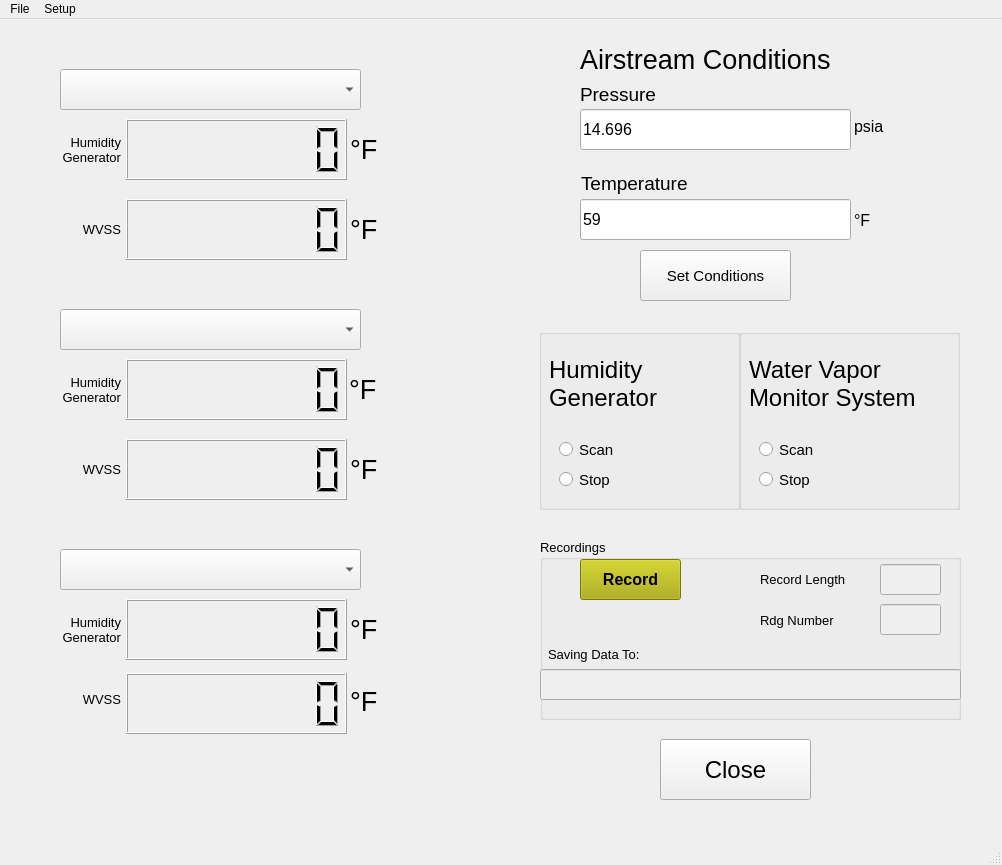
<?xml version="1.0" encoding="UTF-8"?>
<ui version="4.0">
 <class>MainWindow</class>
 <widget class="QMainWindow" name="MainWindow">
  <property name="geometry">
   <rect>
    <x>0</x>
    <y>0</y>
    <width>1002</width>
    <height>865</height>
   </rect>
  </property>
  <property name="windowTitle">
   <string>Humidity Cart Calibration</string>
  </property>
  <property name="toolTip">
   <string/>
  </property>
  <property name="styleSheet">
   <string notr="true"/>
  </property>
  <widget class="QWidget" name="centralwidget">
   <widget class="QLCDNumber" name="HumGenLCD1">
    <property name="geometry">
     <rect>
      <x>126</x>
      <y>100</y>
      <width>221</width>
      <height>61</height>
     </rect>
    </property>
    <property name="smallDecimalPoint">
     <bool>false</bool>
    </property>
    <property name="digitCount">
     <number>8</number>
    </property>
    <property name="segmentStyle">
     <enum>QLCDNumber::Filled</enum>
    </property>
    <property name="intValue" stdset="0">
     <number>0</number>
    </property>
   </widget>
   <widget class="QLabel" name="HumGenUnits1">
    <property name="geometry">
     <rect>
      <x>350</x>
      <y>90</y>
      <width>171</width>
      <height>81</height>
     </rect>
    </property>
    <property name="font">
     <font>
      <family>Arial</family>
      <pointsize>20</pointsize>
     </font>
    </property>
    <property name="text">
     <string>°F</string>
    </property>
   </widget>
   <widget class="QLabel" name="HumGenUnits2">
    <property name="geometry">
     <rect>
      <x>349</x>
      <y>330</y>
      <width>181</width>
      <height>81</height>
     </rect>
    </property>
    <property name="font">
     <font>
      <family>Arial</family>
      <pointsize>20</pointsize>
     </font>
    </property>
    <property name="text">
     <string>°F</string>
    </property>
   </widget>
   <widget class="QLCDNumber" name="HumGenLCD2">
    <property name="geometry">
     <rect>
      <x>126</x>
      <y>340</y>
      <width>221</width>
      <height>61</height>
     </rect>
    </property>
    <property name="digitCount">
     <number>8</number>
    </property>
   </widget>
   <widget class="QComboBox" name="HumGenDDbox1">
    <property name="geometry">
     <rect>
      <x>60</x>
      <y>50</y>
      <width>301</width>
      <height>41</height>
     </rect>
    </property>
   </widget>
   <widget class="QComboBox" name="HumGenDDbox2">
    <property name="geometry">
     <rect>
      <x>60</x>
      <y>290</y>
      <width>301</width>
      <height>41</height>
     </rect>
    </property>
   </widget>
   <widget class="QLabel" name="HumGenUnits3">
    <property name="geometry">
     <rect>
      <x>350</x>
      <y>570</y>
      <width>181</width>
      <height>81</height>
     </rect>
    </property>
    <property name="font">
     <font>
      <family>Arial</family>
      <pointsize>20</pointsize>
     </font>
    </property>
    <property name="text">
     <string>°F</string>
    </property>
   </widget>
   <widget class="QLCDNumber" name="HumGenLCD3">
    <property name="geometry">
     <rect>
      <x>126</x>
      <y>580</y>
      <width>221</width>
      <height>61</height>
     </rect>
    </property>
    <property name="digitCount">
     <number>8</number>
    </property>
   </widget>
   <widget class="QComboBox" name="HumGenDDbox3">
    <property name="geometry">
     <rect>
      <x>60</x>
      <y>530</y>
      <width>301</width>
      <height>41</height>
     </rect>
    </property>
   </widget>
   <widget class="QLineEdit" name="PressureEdit">
    <property name="geometry">
     <rect>
      <x>580</x>
      <y>90</y>
      <width>271</width>
      <height>41</height>
     </rect>
    </property>
    <property name="font">
     <font>
      <pointsize>12</pointsize>
     </font>
    </property>
    <property name="text">
     <string>14.696</string>
    </property>
   </widget>
   <widget class="QLineEdit" name="TemperatureEdit">
    <property name="geometry">
     <rect>
      <x>580</x>
      <y>180</y>
      <width>271</width>
      <height>41</height>
     </rect>
    </property>
    <property name="font">
     <font>
      <pointsize>12</pointsize>
     </font>
    </property>
    <property name="text">
     <string>59</string>
    </property>
   </widget>
   <widget class="QLabel" name="PressureLabel">
    <property name="geometry">
     <rect>
      <x>580</x>
      <y>65</y>
      <width>211</width>
      <height>21</height>
     </rect>
    </property>
    <property name="font">
     <font>
      <pointsize>14</pointsize>
      <weight>50</weight>
      <bold>false</bold>
     </font>
    </property>
    <property name="text">
     <string>Pressure</string>
    </property>
   </widget>
   <widget class="QLabel" name="TemperatureLabel">
    <property name="geometry">
     <rect>
      <x>581</x>
      <y>149</y>
      <width>211</width>
      <height>31</height>
     </rect>
    </property>
    <property name="font">
     <font>
      <pointsize>14</pointsize>
     </font>
    </property>
    <property name="text">
     <string>Temperature</string>
    </property>
   </widget>
   <widget class="QLabel" name="PressureUnitLabel">
    <property name="geometry">
     <rect>
      <x>854</x>
      <y>82</y>
      <width>71</width>
      <height>51</height>
     </rect>
    </property>
    <property name="font">
     <font>
      <pointsize>12</pointsize>
     </font>
    </property>
    <property name="text">
     <string>psia</string>
    </property>
   </widget>
   <widget class="QLabel" name="TemperatureUnitLabel">
    <property name="geometry">
     <rect>
      <x>854</x>
      <y>176</y>
      <width>51</width>
      <height>51</height>
     </rect>
    </property>
    <property name="font">
     <font>
      <pointsize>12</pointsize>
     </font>
    </property>
    <property name="text">
     <string>°F</string>
    </property>
   </widget>
   <widget class="QPushButton" name="SetConditionsButton">
    <property name="geometry">
     <rect>
      <x>640</x>
      <y>231</y>
      <width>151</width>
      <height>51</height>
     </rect>
    </property>
    <property name="font">
     <font>
      <pointsize>11</pointsize>
     </font>
    </property>
    <property name="toolTip">
     <string/>
    </property>
    <property name="text">
     <string>Set Conditions</string>
    </property>
   </widget>
   <widget class="QPushButton" name="CloseButton">
    <property name="geometry">
     <rect>
      <x>660</x>
      <y>720</y>
      <width>151</width>
      <height>61</height>
     </rect>
    </property>
    <property name="font">
     <font>
      <pointsize>18</pointsize>
     </font>
    </property>
    <property name="text">
     <string>Close</string>
    </property>
   </widget>
   <widget class="QLabel" name="lcLabel1">
    <property name="geometry">
     <rect>
      <x>10</x>
      <y>110</y>
      <width>111</width>
      <height>41</height>
     </rect>
    </property>
    <property name="font">
     <font>
      <pointsize>10</pointsize>
     </font>
    </property>
    <property name="text">
     <string>Humidity Generator</string>
    </property>
    <property name="alignment">
     <set>Qt::AlignRight|Qt::AlignTrailing|Qt::AlignVCenter</set>
    </property>
    <property name="wordWrap">
     <bool>true</bool>
    </property>
   </widget>
   <widget class="QLabel" name="lcLabel2">
    <property name="geometry">
     <rect>
      <x>10</x>
      <y>350</y>
      <width>111</width>
      <height>41</height>
     </rect>
    </property>
    <property name="font">
     <font>
      <pointsize>10</pointsize>
     </font>
    </property>
    <property name="text">
     <string>Humidity Generator</string>
    </property>
    <property name="alignment">
     <set>Qt::AlignRight|Qt::AlignTrailing|Qt::AlignVCenter</set>
    </property>
    <property name="wordWrap">
     <bool>true</bool>
    </property>
   </widget>
   <widget class="QLabel" name="lcLabel3">
    <property name="geometry">
     <rect>
      <x>10</x>
      <y>590</y>
      <width>111</width>
      <height>41</height>
     </rect>
    </property>
    <property name="font">
     <font>
      <pointsize>10</pointsize>
     </font>
    </property>
    <property name="text">
     <string>Humidity Generator</string>
    </property>
    <property name="alignment">
     <set>Qt::AlignRight|Qt::AlignTrailing|Qt::AlignVCenter</set>
    </property>
    <property name="wordWrap">
     <bool>true</bool>
    </property>
   </widget>
   <widget class="QLabel" name="AirCondLabel">
    <property name="geometry">
     <rect>
      <x>580</x>
      <y>20</y>
      <width>371</width>
      <height>41</height>
     </rect>
    </property>
    <property name="font">
     <font>
      <pointsize>20</pointsize>
      <underline>false</underline>
     </font>
    </property>
    <property name="text">
     <string>Airstream Conditions</string>
    </property>
    <property name="textFormat">
     <enum>Qt::AutoText</enum>
    </property>
   </widget>
   <widget class="QGroupBox" name="LiCorGroupBox">
    <property name="geometry">
     <rect>
      <x>539</x>
      <y>310</y>
      <width>201</width>
      <height>181</height>
     </rect>
    </property>
    <property name="title">
     <string/>
    </property>
    <widget class="QRadioButton" name="StopButton">
     <property name="geometry">
      <rect>
       <x>20</x>
       <y>140</y>
       <width>99</width>
       <height>21</height>
      </rect>
     </property>
     <property name="font">
      <font>
       <pointsize>11</pointsize>
      </font>
     </property>
     <property name="toolTip">
      <string/>
     </property>
     <property name="toolTipDuration">
      <number>-1</number>
     </property>
     <property name="text">
      <string>Stop</string>
     </property>
     <property name="autoExclusive">
      <bool>true</bool>
     </property>
    </widget>
    <widget class="QRadioButton" name="StartButton">
     <property name="geometry">
      <rect>
       <x>20</x>
       <y>110</y>
       <width>99</width>
       <height>21</height>
      </rect>
     </property>
     <property name="font">
      <font>
       <pointsize>11</pointsize>
      </font>
     </property>
     <property name="toolTip">
      <string/>
     </property>
     <property name="toolTipDuration">
      <number>-1</number>
     </property>
     <property name="statusTip">
      <string/>
     </property>
     <property name="text">
      <string>Scan</string>
     </property>
    </widget>
    <widget class="QLabel" name="HumGenLabel">
     <property name="geometry">
      <rect>
       <x>10</x>
       <y>4</y>
       <width>141</width>
       <height>101</height>
      </rect>
     </property>
     <property name="font">
      <font>
       <pointsize>18</pointsize>
       <underline>false</underline>
      </font>
     </property>
     <property name="toolTip">
      <string/>
     </property>
     <property name="toolTipDuration">
      <number>-1</number>
     </property>
     <property name="text">
      <string>Humidity Generator</string>
     </property>
     <property name="textFormat">
      <enum>Qt::AutoText</enum>
     </property>
     <property name="wordWrap">
      <bool>true</bool>
     </property>
    </widget>
   </widget>
   <widget class="QGroupBox" name="WVSSgroupBox">
    <property name="geometry">
     <rect>
      <x>739</x>
      <y>310</y>
      <width>221</width>
      <height>181</height>
     </rect>
    </property>
    <property name="title">
     <string/>
    </property>
    <widget class="QRadioButton" name="WVSSstartButton">
     <property name="geometry">
      <rect>
       <x>20</x>
       <y>110</y>
       <width>82</width>
       <height>21</height>
      </rect>
     </property>
     <property name="font">
      <font>
       <pointsize>11</pointsize>
      </font>
     </property>
     <property name="toolTip">
      <string/>
     </property>
     <property name="toolTipDuration">
      <number>-1</number>
     </property>
     <property name="text">
      <string>Scan</string>
     </property>
    </widget>
    <widget class="QRadioButton" name="WVSSstopButton">
     <property name="geometry">
      <rect>
       <x>20</x>
       <y>140</y>
       <width>82</width>
       <height>21</height>
      </rect>
     </property>
     <property name="font">
      <font>
       <pointsize>11</pointsize>
      </font>
     </property>
     <property name="toolTip">
      <string/>
     </property>
     <property name="toolTipDuration">
      <number>-1</number>
     </property>
     <property name="text">
      <string>Stop</string>
     </property>
    </widget>
    <widget class="QLabel" name="WVSSLabel">
     <property name="geometry">
      <rect>
       <x>10</x>
       <y>4</y>
       <width>211</width>
       <height>101</height>
      </rect>
     </property>
     <property name="font">
      <font>
       <pointsize>18</pointsize>
       <underline>false</underline>
      </font>
     </property>
     <property name="text">
      <string>Water Vapor Monitor System</string>
     </property>
     <property name="textFormat">
      <enum>Qt::AutoText</enum>
     </property>
     <property name="wordWrap">
      <bool>true</bool>
     </property>
    </widget>
   </widget>
   <widget class="QLabel" name="ssLabel1">
    <property name="geometry">
     <rect>
      <x>10</x>
      <y>190</y>
      <width>111</width>
      <height>41</height>
     </rect>
    </property>
    <property name="font">
     <font>
      <pointsize>10</pointsize>
     </font>
    </property>
    <property name="text">
     <string>WVSS</string>
    </property>
    <property name="alignment">
     <set>Qt::AlignRight|Qt::AlignTrailing|Qt::AlignVCenter</set>
    </property>
   </widget>
   <widget class="QLabel" name="ssLabel2">
    <property name="geometry">
     <rect>
      <x>10</x>
      <y>430</y>
      <width>111</width>
      <height>41</height>
     </rect>
    </property>
    <property name="font">
     <font>
      <pointsize>10</pointsize>
     </font>
    </property>
    <property name="text">
     <string>WVSS</string>
    </property>
    <property name="alignment">
     <set>Qt::AlignRight|Qt::AlignTrailing|Qt::AlignVCenter</set>
    </property>
   </widget>
   <widget class="QLabel" name="ssLabel3">
    <property name="geometry">
     <rect>
      <x>10</x>
      <y>660</y>
      <width>111</width>
      <height>41</height>
     </rect>
    </property>
    <property name="font">
     <font>
      <pointsize>10</pointsize>
     </font>
    </property>
    <property name="text">
     <string>WVSS</string>
    </property>
    <property name="alignment">
     <set>Qt::AlignRight|Qt::AlignTrailing|Qt::AlignVCenter</set>
    </property>
   </widget>
   <widget class="QLCDNumber" name="WVSSLCD1">
    <property name="geometry">
     <rect>
      <x>126</x>
      <y>180</y>
      <width>221</width>
      <height>61</height>
     </rect>
    </property>
    <property name="smallDecimalPoint">
     <bool>false</bool>
    </property>
    <property name="digitCount">
     <number>8</number>
    </property>
    <property name="segmentStyle">
     <enum>QLCDNumber::Filled</enum>
    </property>
    <property name="intValue" stdset="0">
     <number>0</number>
    </property>
   </widget>
   <widget class="QLCDNumber" name="WVSSLCD2">
    <property name="geometry">
     <rect>
      <x>126</x>
      <y>420</y>
      <width>221</width>
      <height>61</height>
     </rect>
    </property>
    <property name="smallDecimalPoint">
     <bool>false</bool>
    </property>
    <property name="digitCount">
     <number>8</number>
    </property>
    <property name="segmentStyle">
     <enum>QLCDNumber::Filled</enum>
    </property>
    <property name="intValue" stdset="0">
     <number>0</number>
    </property>
   </widget>
   <widget class="QLCDNumber" name="WVSSLCD3">
    <property name="geometry">
     <rect>
      <x>126</x>
      <y>654</y>
      <width>221</width>
      <height>61</height>
     </rect>
    </property>
    <property name="smallDecimalPoint">
     <bool>false</bool>
    </property>
    <property name="digitCount">
     <number>8</number>
    </property>
    <property name="segmentStyle">
     <enum>QLCDNumber::Filled</enum>
    </property>
    <property name="intValue" stdset="0">
     <number>0</number>
    </property>
   </widget>
   <widget class="QLabel" name="WVSSUnits1">
    <property name="geometry">
     <rect>
      <x>350</x>
      <y>170</y>
      <width>171</width>
      <height>81</height>
     </rect>
    </property>
    <property name="font">
     <font>
      <family>Arial</family>
      <pointsize>20</pointsize>
     </font>
    </property>
    <property name="text">
     <string>°F</string>
    </property>
   </widget>
   <widget class="QLabel" name="WVSSUnits2">
    <property name="geometry">
     <rect>
      <x>350</x>
      <y>410</y>
      <width>181</width>
      <height>81</height>
     </rect>
    </property>
    <property name="font">
     <font>
      <family>Arial</family>
      <pointsize>20</pointsize>
     </font>
    </property>
    <property name="text">
     <string>°F</string>
    </property>
   </widget>
   <widget class="QLabel" name="WVSSUnits3">
    <property name="geometry">
     <rect>
      <x>350</x>
      <y>642</y>
      <width>181</width>
      <height>81</height>
     </rect>
    </property>
    <property name="font">
     <font>
      <family>Arial</family>
      <pointsize>20</pointsize>
     </font>
    </property>
    <property name="text">
     <string>°F</string>
    </property>
   </widget>
   <widget class="QGroupBox" name="groupBox">
    <property name="geometry">
     <rect>
      <x>540</x>
      <y>520</y>
      <width>421</width>
      <height>181</height>
     </rect>
    </property>
    <property name="font">
     <font>
      <pointsize>10</pointsize>
     </font>
    </property>
    <property name="title">
     <string>Recordings</string>
    </property>
    <widget class="QPushButton" name="recordButton">
     <property name="geometry">
      <rect>
       <x>40</x>
       <y>20</y>
       <width>101</width>
       <height>41</height>
      </rect>
     </property>
     <property name="palette">
      <palette>
       <active>
        <colorrole role="WindowText">
         <brush brushstyle="SolidPattern">
          <color alpha="255">
           <red>0</red>
           <green>0</green>
           <blue>0</blue>
          </color>
         </brush>
        </colorrole>
        <colorrole role="Button">
         <brush brushstyle="SolidPattern">
          <color alpha="255">
           <red>170</red>
           <green>170</green>
           <blue>0</blue>
          </color>
         </brush>
        </colorrole>
        <colorrole role="Light">
         <brush brushstyle="SolidPattern">
          <color alpha="255">
           <red>255</red>
           <green>255</green>
           <blue>0</blue>
          </color>
         </brush>
        </colorrole>
        <colorrole role="Midlight">
         <brush brushstyle="SolidPattern">
          <color alpha="255">
           <red>212</red>
           <green>212</green>
           <blue>0</blue>
          </color>
         </brush>
        </colorrole>
        <colorrole role="Dark">
         <brush brushstyle="SolidPattern">
          <color alpha="255">
           <red>85</red>
           <green>85</green>
           <blue>0</blue>
          </color>
         </brush>
        </colorrole>
        <colorrole role="Mid">
         <brush brushstyle="SolidPattern">
          <color alpha="255">
           <red>113</red>
           <green>113</green>
           <blue>0</blue>
          </color>
         </brush>
        </colorrole>
        <colorrole role="Text">
         <brush brushstyle="SolidPattern">
          <color alpha="255">
           <red>0</red>
           <green>0</green>
           <blue>0</blue>
          </color>
         </brush>
        </colorrole>
        <colorrole role="BrightText">
         <brush brushstyle="SolidPattern">
          <color alpha="255">
           <red>255</red>
           <green>255</green>
           <blue>255</blue>
          </color>
         </brush>
        </colorrole>
        <colorrole role="ButtonText">
         <brush brushstyle="SolidPattern">
          <color alpha="255">
           <red>0</red>
           <green>0</green>
           <blue>0</blue>
          </color>
         </brush>
        </colorrole>
        <colorrole role="Base">
         <brush brushstyle="SolidPattern">
          <color alpha="255">
           <red>255</red>
           <green>255</green>
           <blue>255</blue>
          </color>
         </brush>
        </colorrole>
        <colorrole role="Window">
         <brush brushstyle="SolidPattern">
          <color alpha="255">
           <red>170</red>
           <green>170</green>
           <blue>0</blue>
          </color>
         </brush>
        </colorrole>
        <colorrole role="Shadow">
         <brush brushstyle="SolidPattern">
          <color alpha="255">
           <red>0</red>
           <green>0</green>
           <blue>0</blue>
          </color>
         </brush>
        </colorrole>
        <colorrole role="AlternateBase">
         <brush brushstyle="SolidPattern">
          <color alpha="255">
           <red>212</red>
           <green>212</green>
           <blue>127</blue>
          </color>
         </brush>
        </colorrole>
        <colorrole role="ToolTipBase">
         <brush brushstyle="SolidPattern">
          <color alpha="255">
           <red>255</red>
           <green>255</green>
           <blue>220</blue>
          </color>
         </brush>
        </colorrole>
        <colorrole role="ToolTipText">
         <brush brushstyle="SolidPattern">
          <color alpha="255">
           <red>0</red>
           <green>0</green>
           <blue>0</blue>
          </color>
         </brush>
        </colorrole>
       </active>
       <inactive>
        <colorrole role="WindowText">
         <brush brushstyle="SolidPattern">
          <color alpha="255">
           <red>0</red>
           <green>0</green>
           <blue>0</blue>
          </color>
         </brush>
        </colorrole>
        <colorrole role="Button">
         <brush brushstyle="SolidPattern">
          <color alpha="255">
           <red>170</red>
           <green>170</green>
           <blue>0</blue>
          </color>
         </brush>
        </colorrole>
        <colorrole role="Light">
         <brush brushstyle="SolidPattern">
          <color alpha="255">
           <red>255</red>
           <green>255</green>
           <blue>0</blue>
          </color>
         </brush>
        </colorrole>
        <colorrole role="Midlight">
         <brush brushstyle="SolidPattern">
          <color alpha="255">
           <red>212</red>
           <green>212</green>
           <blue>0</blue>
          </color>
         </brush>
        </colorrole>
        <colorrole role="Dark">
         <brush brushstyle="SolidPattern">
          <color alpha="255">
           <red>85</red>
           <green>85</green>
           <blue>0</blue>
          </color>
         </brush>
        </colorrole>
        <colorrole role="Mid">
         <brush brushstyle="SolidPattern">
          <color alpha="255">
           <red>113</red>
           <green>113</green>
           <blue>0</blue>
          </color>
         </brush>
        </colorrole>
        <colorrole role="Text">
         <brush brushstyle="SolidPattern">
          <color alpha="255">
           <red>0</red>
           <green>0</green>
           <blue>0</blue>
          </color>
         </brush>
        </colorrole>
        <colorrole role="BrightText">
         <brush brushstyle="SolidPattern">
          <color alpha="255">
           <red>255</red>
           <green>255</green>
           <blue>255</blue>
          </color>
         </brush>
        </colorrole>
        <colorrole role="ButtonText">
         <brush brushstyle="SolidPattern">
          <color alpha="255">
           <red>0</red>
           <green>0</green>
           <blue>0</blue>
          </color>
         </brush>
        </colorrole>
        <colorrole role="Base">
         <brush brushstyle="SolidPattern">
          <color alpha="255">
           <red>255</red>
           <green>255</green>
           <blue>255</blue>
          </color>
         </brush>
        </colorrole>
        <colorrole role="Window">
         <brush brushstyle="SolidPattern">
          <color alpha="255">
           <red>170</red>
           <green>170</green>
           <blue>0</blue>
          </color>
         </brush>
        </colorrole>
        <colorrole role="Shadow">
         <brush brushstyle="SolidPattern">
          <color alpha="255">
           <red>0</red>
           <green>0</green>
           <blue>0</blue>
          </color>
         </brush>
        </colorrole>
        <colorrole role="AlternateBase">
         <brush brushstyle="SolidPattern">
          <color alpha="255">
           <red>212</red>
           <green>212</green>
           <blue>127</blue>
          </color>
         </brush>
        </colorrole>
        <colorrole role="ToolTipBase">
         <brush brushstyle="SolidPattern">
          <color alpha="255">
           <red>255</red>
           <green>255</green>
           <blue>220</blue>
          </color>
         </brush>
        </colorrole>
        <colorrole role="ToolTipText">
         <brush brushstyle="SolidPattern">
          <color alpha="255">
           <red>0</red>
           <green>0</green>
           <blue>0</blue>
          </color>
         </brush>
        </colorrole>
       </inactive>
       <disabled>
        <colorrole role="WindowText">
         <brush brushstyle="SolidPattern">
          <color alpha="255">
           <red>85</red>
           <green>85</green>
           <blue>0</blue>
          </color>
         </brush>
        </colorrole>
        <colorrole role="Button">
         <brush brushstyle="SolidPattern">
          <color alpha="255">
           <red>170</red>
           <green>170</green>
           <blue>0</blue>
          </color>
         </brush>
        </colorrole>
        <colorrole role="Light">
         <brush brushstyle="SolidPattern">
          <color alpha="255">
           <red>255</red>
           <green>255</green>
           <blue>0</blue>
          </color>
         </brush>
        </colorrole>
        <colorrole role="Midlight">
         <brush brushstyle="SolidPattern">
          <color alpha="255">
           <red>212</red>
           <green>212</green>
           <blue>0</blue>
          </color>
         </brush>
        </colorrole>
        <colorrole role="Dark">
         <brush brushstyle="SolidPattern">
          <color alpha="255">
           <red>85</red>
           <green>85</green>
           <blue>0</blue>
          </color>
         </brush>
        </colorrole>
        <colorrole role="Mid">
         <brush brushstyle="SolidPattern">
          <color alpha="255">
           <red>113</red>
           <green>113</green>
           <blue>0</blue>
          </color>
         </brush>
        </colorrole>
        <colorrole role="Text">
         <brush brushstyle="SolidPattern">
          <color alpha="255">
           <red>85</red>
           <green>85</green>
           <blue>0</blue>
          </color>
         </brush>
        </colorrole>
        <colorrole role="BrightText">
         <brush brushstyle="SolidPattern">
          <color alpha="255">
           <red>255</red>
           <green>255</green>
           <blue>255</blue>
          </color>
         </brush>
        </colorrole>
        <colorrole role="ButtonText">
         <brush brushstyle="SolidPattern">
          <color alpha="255">
           <red>85</red>
           <green>85</green>
           <blue>0</blue>
          </color>
         </brush>
        </colorrole>
        <colorrole role="Base">
         <brush brushstyle="SolidPattern">
          <color alpha="255">
           <red>170</red>
           <green>170</green>
           <blue>0</blue>
          </color>
         </brush>
        </colorrole>
        <colorrole role="Window">
         <brush brushstyle="SolidPattern">
          <color alpha="255">
           <red>170</red>
           <green>170</green>
           <blue>0</blue>
          </color>
         </brush>
        </colorrole>
        <colorrole role="Shadow">
         <brush brushstyle="SolidPattern">
          <color alpha="255">
           <red>0</red>
           <green>0</green>
           <blue>0</blue>
          </color>
         </brush>
        </colorrole>
        <colorrole role="AlternateBase">
         <brush brushstyle="SolidPattern">
          <color alpha="255">
           <red>170</red>
           <green>170</green>
           <blue>0</blue>
          </color>
         </brush>
        </colorrole>
        <colorrole role="ToolTipBase">
         <brush brushstyle="SolidPattern">
          <color alpha="255">
           <red>255</red>
           <green>255</green>
           <blue>220</blue>
          </color>
         </brush>
        </colorrole>
        <colorrole role="ToolTipText">
         <brush brushstyle="SolidPattern">
          <color alpha="255">
           <red>0</red>
           <green>0</green>
           <blue>0</blue>
          </color>
         </brush>
        </colorrole>
       </disabled>
      </palette>
     </property>
     <property name="font">
      <font>
       <pointsize>12</pointsize>
       <weight>75</weight>
       <bold>true</bold>
      </font>
     </property>
     <property name="text">
      <string>Record</string>
     </property>
    </widget>
    <widget class="QLabel" name="statusLED">
     <property name="geometry">
      <rect>
       <x>12</x>
       <y>30</y>
       <width>21</width>
       <height>21</height>
      </rect>
     </property>
     <property name="text">
      <string/>
     </property>
     <property name="scaledContents">
      <bool>false</bool>
     </property>
    </widget>
    <widget class="QLineEdit" name="recLengthEdit">
     <property name="enabled">
      <bool>false</bool>
     </property>
     <property name="geometry">
      <rect>
       <x>340</x>
       <y>25</y>
       <width>61</width>
       <height>31</height>
      </rect>
     </property>
    </widget>
    <widget class="QLineEdit" name="recLocEdit">
     <property name="enabled">
      <bool>false</bool>
     </property>
     <property name="geometry">
      <rect>
       <x>0</x>
       <y>130</y>
       <width>421</width>
       <height>31</height>
      </rect>
     </property>
    </widget>
    <widget class="QLabel" name="label">
     <property name="geometry">
      <rect>
       <x>220</x>
       <y>30</y>
       <width>111</width>
       <height>21</height>
      </rect>
     </property>
     <property name="text">
      <string>Record Length</string>
     </property>
    </widget>
    <widget class="QLabel" name="label_2">
     <property name="geometry">
      <rect>
       <x>220</x>
       <y>71</y>
       <width>111</width>
       <height>21</height>
      </rect>
     </property>
     <property name="text">
      <string>Rdg Number</string>
     </property>
    </widget>
    <widget class="QLineEdit" name="rdgNumEdit">
     <property name="enabled">
      <bool>false</bool>
     </property>
     <property name="geometry">
      <rect>
       <x>340</x>
       <y>65</y>
       <width>61</width>
       <height>31</height>
      </rect>
     </property>
    </widget>
    <widget class="QLabel" name="label_3">
     <property name="geometry">
      <rect>
       <x>8</x>
       <y>105</y>
       <width>161</width>
       <height>21</height>
      </rect>
     </property>
     <property name="text">
      <string>Saving Data To:</string>
     </property>
    </widget>
   </widget>
  </widget>
  <widget class="QMenuBar" name="menubar">
   <property name="geometry">
    <rect>
     <x>0</x>
     <y>0</y>
     <width>1002</width>
     <height>26</height>
    </rect>
   </property>
   <widget class="QMenu" name="menuSetup">
    <property name="title">
     <string>Setup</string>
    </property>
    <addaction name="menuHardware"/>
    <addaction name="menuRecording"/>
   </widget>
   <widget class="QMenu" name="menuFile">
    <property name="title">
     <string>File</string>
    </property>
    <addaction name="actionScan_All"/>
    <addaction name="actionStop_Scan_All"/>
    <addaction name="menuRecord"/>
   </widget>
   <addaction name="menuFile"/>
   <addaction name="menuSetup"/>
  </widget>
  <widget class="QStatusBar" name="statusbar"/>
  <action name="menuHardware">
   <property name="text">
    <string>Device Setup</string>
   </property>
  </action>
  <action name="menuRecording">
   <property name="text">
    <string>Recording Setup</string>
   </property>
  </action>
  <action name="menuRecord">
   <property name="text">
    <string>Record</string>
   </property>
  </action>
  <action name="actionScan_All">
   <property name="text">
    <string>Scan All</string>
   </property>
  </action>
  <action name="actionStop_Scan_All">
   <property name="text">
    <string>Stop All</string>
   </property>
  </action>
 </widget>
 <resources/>
 <connections/>
</ui>
